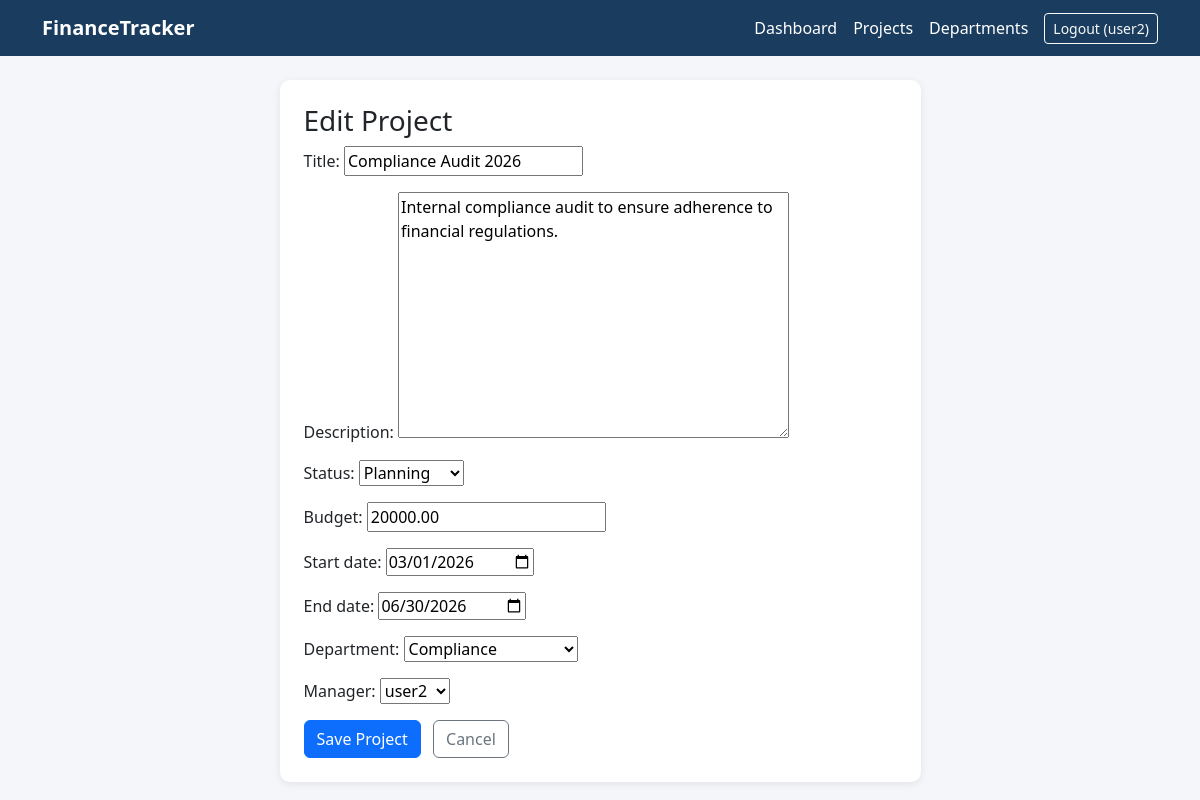
The page /projects/3/edit/ (signed in) on the database its author committed.
### core/models.py (models this page shows, shortened)
class Project(models.Model):
    STATUS_CHOICES = [
        ('planning',  'Planning'),
        ('active',    'Active'),
        ('on_hold',   'On Hold'),
        ('completed', 'Completed'),
    ]
    title       = models.CharField(max_length=200)
    description = models.TextField(blank=True)
    status      = models.CharField(max_length=20, choices=STATUS_CHOICES, default='planning')
    budget      = models.DecimalField(max_digits=12, decimal_places=2, default=0)
    start_date  = models.DateField()
    end_date    = models.DateField(null=True, blank=True)
    department  = models.ForeignKey(Department, on_delete=models.SET_NULL, null=True, blank=True)
    manager     = models.ForeignKey(User, on_delete=models.SET_NULL, null=True, related_name='managed_projects')
    created_at  = models.DateTimeField(auto_now_add=True)

### core/views.py (the view)
# urls.py: path('projects/<int:pk>/edit/',views.project_edit,   name='project_edit'),
@login_required
def project_edit(request, pk):
    project = get_object_or_404(Project, pk=pk)
    if request.method == 'POST':
        form = ProjectForm(request.POST, instance=project)
        if form.is_valid():
            form.save()
            messages.success(request, 'Project updated!')
            return redirect('project_detail', pk=pk)
    else:
        form = ProjectForm(instance=project)
    return render(request, 'core/project_form.html', {'form': form, 'action': 'Edit'})

### core/forms.py
class ProjectForm(forms.ModelForm):
    class Meta:
        model  = Project
        fields = ['title', 'description', 'status', 'budget', 'start_date', 'end_date', 'department', 'manager']
        widgets = {
            'start_date': forms.DateInput(attrs={'type': 'date'}),
            'end_date':   forms.DateInput(attrs={'type': 'date'}),
        }

### core/models.py (called while the page is built)
    def __str__(self):
        return self.name

### templates/core/project_form.html (shortened to what this page needs)
{% extends 'core/base.html' %}
{% block content %}
<div class="row justify-content-center">
  <div class="col-md-7">
    <div class="card p-4">
      <h3>{{ action }} Project</h3>
      <form method="post">
        {{ form.as_p }}
        <button class="btn btn-primary">Save Project</button>
        <a href="{% url 'project_list' %}" class="btn btn-outline-secondary ms-2">Cancel</a>
      </form>
    </div>
  </div>
</div>
{% endblock %}

### templates/core/base.html (shortened to what this page needs)
<!DOCTYPE html>
<html lang="en">
<head>
  <link href="https://cdn.jsdelivr.net/npm/bootstrap@5.3.0/dist/css/bootstrap.min.css" rel="stylesheet">
</head>
<body>
<nav class="navbar navbar-expand-lg mb-4">
  <div class="container">
    <a class="navbar-brand fw-bold" href="/">FinanceTracker</a>
    <div class="d-flex align-items-center ms-auto gap-3">
      {% if user.is_authenticated %}
        <a class="nav-link" href="{% url 'dashboard' %}">Dashboard</a>
        <a class="nav-link" href="{% url 'project_list' %}">Projects</a>
        <a class="nav-link" href="{% url 'department_list' %}">Departments</a>
        <form method="post" action="{% url 'logout' %}" class="m-0">
          <button type="submit" class="btn btn-outline-light btn-sm">
            Logout ({{ user.username }})
          </button>
        </form>
      {% else %}
        <a class="nav-link" href="{% url 'login' %}">Login</a>
        <a class="nav-link" href="{% url 'register' %}">Register</a>
      {% endif %}
    </div>
  </div>
</nav>
<div class="container">
  {% block content %}{% endblock %}
</div>
</body>
</html>

### templates/core/base.html (style rules this page uses)
body { background: #f4f6f9; }
.navbar { background: #1a3c5e !important; }
.navbar-brand, .nav-link { color: #fff !important; }
.card { border: none; box-shadow: 0 2px 8px rgba(0,0,0,.08); border-radius: 10px; }

### rows shown on the page
Project: title "Compliance Audit 2026", description "Internal compliance audit to ensure adherence to financial regulations.", status "Planning", budget "20000.00", start_date "03/01/2026", end_date "06/30/2026", department "Compliance", manager "user2"

### other values the page prints
{{ user.username }} "user2"
{{ action }} "Edit"
